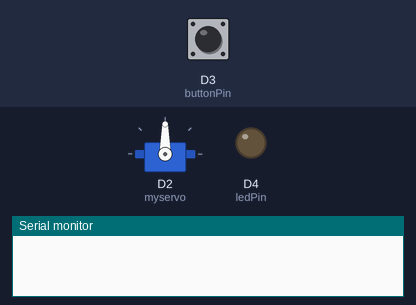
This sketch was run on a simulated ESP8266 (NodeMCU). On the bench: servo, output pins drawn as LEDs (lit = HIGH), the last lines printed to the serial monitor. Dashed ring = blinking. The inputs (shaded band) are chosen by the test bench; at power-on: D3 (buttonPin) LOW.

Above: at 1.2 s.
1.3 s: D3 (buttonPin) pulled HIGH for 0.15 s
At 2.7 s:
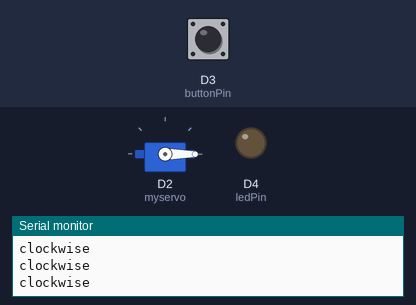
3.9 s: D3 (buttonPin) pulled HIGH for 3.2 s
At 4.05 s:
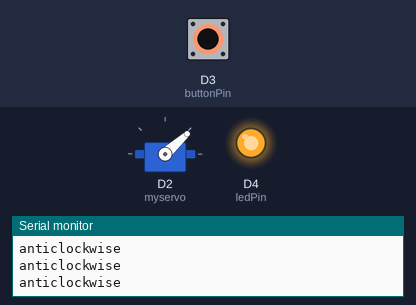
8.6 s: D3 (buttonPin) pulsed HIGH 5 times (0.12 s each, 0.3 s apart)
At 9.05 s:
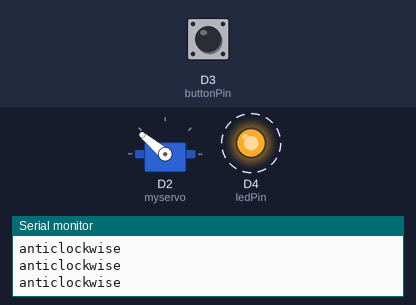
Timing chart, 0 to 12.4 s (numbered marks = the images above; inputs shaded):
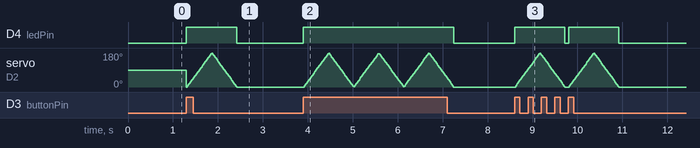

The sketch:

Button.ino
```cpp
#include <Servo.h>

Servo myservo;

// constants won't change. They're used here to set pin numbers:
const int buttonPin = D3;     // the number of the pushbutton pin
const int ledPin =  D4;      // the number of the LED pin

// variables will change:
int buttonState = 0;         // variable for reading the pushbutton status

void setup() {
  myservo.attach(D2);
  // initialize the LED pin as an output:
  pinMode(ledPin, OUTPUT);
  // initialize the pushbutton pin as an input:
  pinMode(buttonPin, INPUT);
}

void loop() {
  // read the state of the pushbutton value:
  buttonState = digitalRead(buttonPin);

  // check if the pushbutton is pressed. If it is, the buttonState is HIGH:
  if (buttonState == HIGH) {
    // turn LED on:
    digitalWrite(ledPin, HIGH);
     int pos;

  for (pos = 0; pos <= 180; pos += 1) { // goes from 0 degrees to 180 degrees
    // in steps of 1 degree
    myservo.write(pos);              // tell servo to go to position in variable 'pos'
    delay(3);                       // waits 15ms for the servo to reach the position
    Serial.println("anticlockwise");
  }
  for (pos = 180; pos >= 0; pos -= 1) { // goes from 180 degrees to 0 degrees
    myservo.write(pos);              // tell servo to go to position in variable 'pos'
    delay(3);                       // waits 15ms for the servo to reach the position
    Serial.println("clockwise");
  }
  } else {
    // turn LED off:
    digitalWrite(ledPin, LOW);
  }
}
```

Measured:
- after the input at 1.3 s, D4 (ledPin): LOW → HIGH at once, → LOW 1.1 s later
